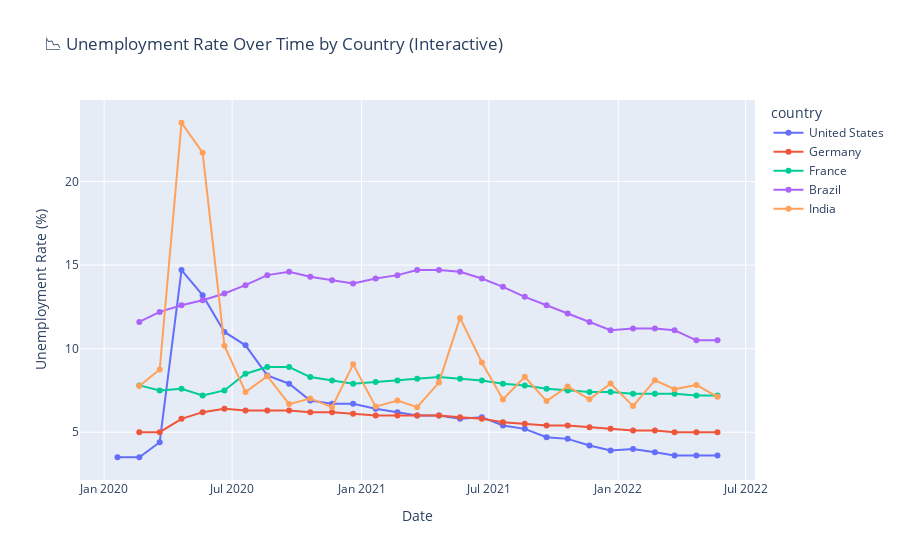
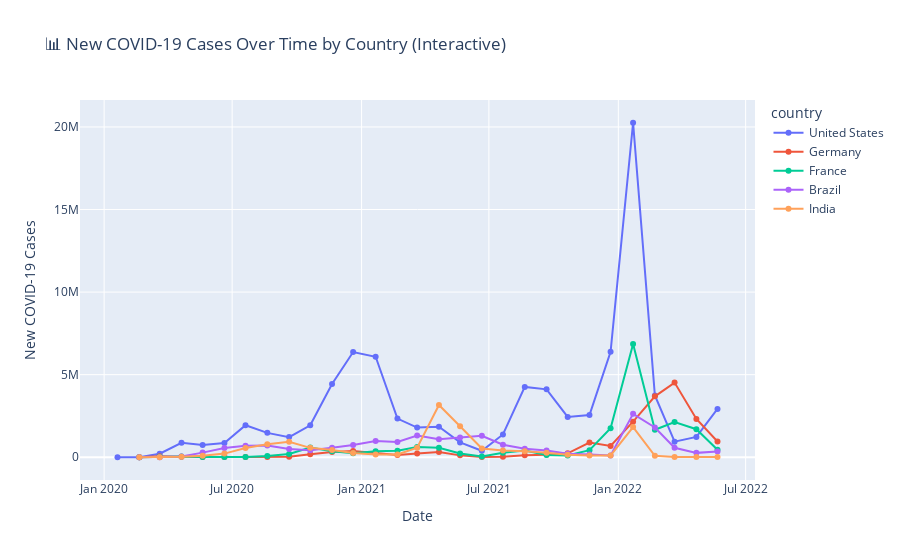
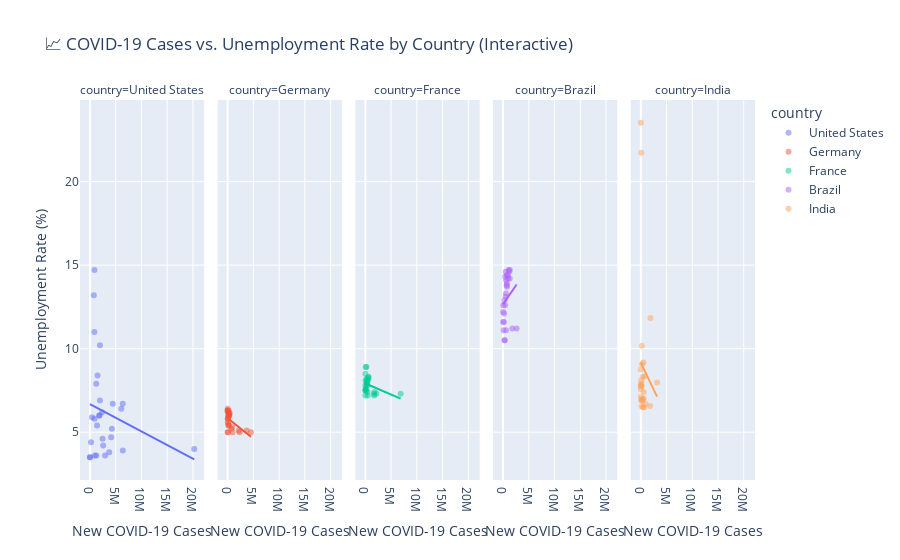

Notebook code for these charts, in order:
### Code cell
import pandas as pd
import seaborn as sns
import matplotlib.pyplot as plt
import plotly.express as px


# 📄 Load Excel data
df_covid_all = pd.read_excel("COVID-19 Project COVID Cases.xlsx")

# 🧼 Clean column names
df_covid_all.columns = df_covid_all.columns.str.strip().str.lower().str.replace(' ', '_')

# 🗓️ Convert date column
df_covid_all['date'] = pd.to_datetime(df_covid_all['date'], errors='coerce')

# 🔢 Ensure numeric types
df_covid_all['new_covid_cases'] = pd.to_numeric(df_covid_all['new_covid_cases'], errors='coerce')
df_covid_all['unemployment_rate'] = pd.to_numeric(df_covid_all['unemployment_rate'], errors='coerce')

# 📅 Extract year and month
df_covid_all['year'] = df_covid_all['date'].dt.year
df_covid_all['month'] = df_covid_all['date'].dt.month_name().str[:3]

# ------------------------------------------------------------------------------
# 📈 Static Line Plot: Unemployment Rate Over Time
plt.figure(figsize=(20, 10))
sns.lineplot(
    data=df_covid_all,
    x='date',
    y='unemployment_rate',
    hue='country',
    marker='o'
)
plt.title("📉 Unemployment Rate Over Time by Country")
plt.xlabel("Date")
plt.ylabel("Unemployment Rate (%)")
plt.xticks(rotation=45)
plt.grid(True)
plt.tight_layout()
plt.show()

# 🌐 Interactive Line Plot: Unemployment Rate
fig = px.line(
    df_covid_all,
    x='date',
    y='unemployment_rate',
    color='country',
    title='📉 Unemployment Rate Over Time by Country (Interactive)',
    markers=True,
    labels={'unemployment_rate': 'Unemployment Rate (%)', 'date': 'Date'}
)
fig.update_layout(xaxis_title='Date', yaxis_title='Unemployment Rate (%)')
fig.show()

# ------------------------------------------------------------------------------
# 📈 Static Line Plot: COVID-19 Cases Over Time
plt.figure(figsize=(20, 10))
sns.lineplot(
    data=df_covid_all,
    x='date',
    y='new_covid_cases',
    hue='country',
    marker='o'
)
plt.title("📊 New COVID-19 Cases Over Time by Country")
plt.xlabel("Date")
plt.ylabel("New COVID-19 Cases")
plt.xticks(rotation=45)
plt.grid(True)
plt.tight_layout()
plt.show()

# 🌐 Interactive Line Plot: COVID-19 Cases
fig = px.line(
    df_covid_all,
    x='date',
    y='new_covid_cases',
    color='country',
    title='📊 New COVID-19 Cases Over Time by Country (Interactive)',
    markers=True,
    labels={'new_covid_cases': 'New COVID-19 Cases', 'date': 'Date'}
)
fig.update_layout(xaxis_title='Date', yaxis_title='New COVID-19 Cases')
fig.show()

# ------------------------------------------------------------------------------
# 📉 Pearson Correlation Between COVID Cases & Unemployment Rate
print("📉 Pearson Correlation Between COVID Cases & Unemployment Rate:\n")
correlations = (
    df_covid_all.dropna(subset=['new_covid_cases', 'unemployment_rate'])
    .groupby('country', group_keys=False)
    .apply(lambda group: group['new_covid_cases'].corr(group['unemployment_rate']))
    .rename('correlation')
    .reset_index()
)
print(correlations)

# ------------------------------------------------------------------------------
# 📈 Static Scatter Plot with Regression Line by Country
g = sns.lmplot(
    data=df_covid_all,
    x='new_covid_cases',
    y='unemployment_rate',
    col='country',
    col_wrap=4,
    height=3,
    aspect=1.5,
    scatter_kws={'alpha': 0.5},
    line_kws={'color': 'red'}
)
g.set_titles('{col_name}')
g.fig.subplots_adjust(top=0.9)
g.fig.suptitle('📈 COVID-19 Cases vs. Unemployment Rate by Country')
plt.tight_layout()
plt.show()

# 🌐 Interactive Scatter Plot with Trendline
fig = px.scatter(
    df_covid_all,
    x='new_covid_cases',
    y='unemployment_rate',
    color='country',
    facet_col='country',
    facet_col_wrap=12,
    opacity=0.5,
    trendline='ols',
    title='📈 COVID-19 Cases vs. Unemployment Rate by Country (Interactive)',
    labels={
        'new_covid_cases': 'New COVID-19 Cases',
        'unemployment_rate': 'Unemployment Rate (%)'
    }
)
fig.show()

### Figure 1 — Plotly figure (JSON) as saved in the notebook; plotly's stock layout.template omitted (floating-point values rounded to 4 significant figures)
{"data": [{"hovertemplate": "country=United States<br>Date=%{x}<br>Unemployment Rate (%)=%{y}<extra></extra>", "legendgroup": "United States", "line": {"color": "#636efa", "dash": "solid"}, "marker": {"symbol": "circle"}, "mode": "lines+markers", "name": "United States", "orientation": "v", "showlegend": true, "type": "scatter", "x": ["2020-01-20T00:00:00", "2020-02-20T00:00:00", "2020-03-20T00:00:00", "2020-04-20T00:00:00", "2020-05-20T00:00:00", "2020-06-20T00:00:00", "2020-07-20T00:00:00", "2020-08-20T00:00:00", "2020-09-20T00:00:00", "2020-10-20T00:00:00", "2020-11-20T00:00:00", "2020-12-20T00:00:00", "2021-01-21T00:00:00", "2021-02-21T00:00:00", "2021-03-21T00:00:00", "2021-04-21T00:00:00", "2021-05-21T00:00:00", "2021-06-21T00:00:00", "2021-07-21T00:00:00", "2021-08-21T00:00:00", "2021-09-21T00:00:00", "2021-10-21T00:00:00", "2021-11-21T00:00:00", "2021-12-21T00:00:00", "2022-01-22T00:00:00", "2022-02-22T00:00:00", "2022-03-22T00:00:00", "2022-04-22T00:00:00", "2022-05-22T00:00:00"], "xaxis": "x", "y": [3.5, 3.5, 4.4, 14.7, 13.2, 11, 10.2, 8.4, 7.9, 6.9, 6.7, 6.7, 6.4, 6.2, 6, 6, 5.8, 5.9, 5.4, 5.2, 4.7, 4.6, 4.2, 3.9, 4, 3.8, 3.6, 3.6, 3.6], "yaxis": "y"}, {"hovertemplate": "country=Germany<br>Date=%{x}<br>Unemployment Rate (%)=%{y}<extra></extra>", "legendgroup": "Germany", "line": {"color": "#EF553B", "dash": "solid"}, "marker": {"symbol": "circle"}, "mode": "lines+markers", "name": "Germany", "orientation": "v", "showlegend": true, "type": "scatter", "x": ["2020-02-20T00:00:00", "2020-03-20T00:00:00", "2020-04-20T00:00:00", "2020-05-20T00:00:00", "2020-06-20T00:00:00", "2020-07-20T00:00:00", "2020-08-20T00:00:00", "2020-09-20T00:00:00", "2020-10-20T00:00:00", "2020-11-20T00:00:00", "2020-12-20T00:00:00", "2021-01-21T00:00:00", "2021-02-21T00:00:00", "2021-03-21T00:00:00", "2021-04-21T00:00:00", "2021-05-21T00:00:00", "2021-06-21T00:00:00", "2021-07-21T00:00:00", "2021-08-21T00:00:00", "2021-09-21T00:00:00", "2021-10-21T00:00:00", "2021-11-21T00:00:00", "2021-12-21T00:00:00", "2022-01-22T00:00:00", "2022-02-22T00:00:00", "2022-03-22T00:00:00", "2022-04-22T00:00:00", "2022-05-22T00:00:00"], "xaxis": "x", "y": [5, 5, 5.8, 6.2, 6.4, 6.3, 6.3, 6.3, 6.2, 6.2, 6.1, 6, 6, 6, 6, 5.9, 5.8, 5.6, 5.5, 5.4, 5.4, 5.3, 5.2, 5.1, 5.1, 5, 5, 5], "yaxis": "y"}, {"hovertemplate": "country=France<br>Date=%{x}<br>Unemployment Rate (%)=%{y}<extra></extra>", "legendgroup": "France", "line": {"color": "#00cc96", "dash": "solid"}, "marker": {"symbol": "circle"}, "mode": "lines+markers", "name": "France", "orientation": "v", "showlegend": true, "type": "scatter", "x": ["2020-02-20T00:00:00", "2020-03-20T00:00:00", "2020-04-20T00:00:00", "2020-05-20T00:00:00", "2020-06-20T00:00:00", "2020-07-20T00:00:00", "2020-08-20T00:00:00", "2020-09-20T00:00:00", "2020-10-20T00:00:00", "2020-11-20T00:00:00", "2020-12-20T00:00:00", "2021-01-21T00:00:00", "2021-02-21T00:00:00", "2021-03-21T00:00:00", "2021-04-21T00:00:00", "2021-05-21T00:00:00", "2021-06-21T00:00:00", "2021-07-21T00:00:00", "2021-08-21T00:00:00", "2021-09-21T00:00:00", "2021-10-21T00:00:00", "2021-11-21T00:00:00", "2021-12-21T00:00:00", "2022-01-22T00:00:00", "2022-02-22T00:00:00", "2022-03-22T00:00:00", "2022-04-22T00:00:00", "2022-05-22T00:00:00"], "xaxis": "x", "y": [7.8, 7.5, 7.6, 7.2, 7.5, 8.5, 8.9, 8.9, 8.3, 8.1, 7.9, 8, 8.1, 8.2, 8.3, 8.2, 8.1, 7.9, 7.8, 7.6, 7.5, 7.4, 7.4, 7.3, 7.3, 7.3, 7.2, 7.2], "yaxis": "y"}, {"hovertemplate": "country=Brazil<br>Date=%{x}<br>Unemployment Rate (%)=%{y}<extra></extra>", "legendgroup": "Brazil", "line": {"color": "#ab63fa", "dash": "solid"}, "marker": {"symbol": "circle"}, "mode": "lines+markers", "name": "Brazil", "orientation": "v", "showlegend": true, "type": "scatter", "x": ["2020-02-20T00:00:00", "2020-03-20T00:00:00", "2020-04-20T00:00:00", "2020-05-20T00:00:00", "2020-06-20T00:00:00", "2020-07-20T00:00:00", "2020-08-20T00:00:00", "2020-09-20T00:00:00", "2020-10-20T00:00:00", "2020-11-20T00:00:00", "2020-12-20T00:00:00", "2021-01-21T00:00:00", "2021-02-21T00:00:00", "2021-03-21T00:00:00", "2021-04-21T00:00:00", "2021-05-21T00:00:00", "2021-06-21T00:00:00", "2021-07-21T00:00:00", "2021-08-21T00:00:00", "2021-09-21T00:00:00", "2021-10-21T00:00:00", "2021-11-21T00:00:00", "2021-12-21T00:00:00", "2022-01-22T00:00:00", "2022-02-22T00:00:00", "2022-03-22T00:00:00", "2022-04-22T00:00:00", "2022-05-22T00:00:00"], "xaxis": "x", "y": [11.6, 12.2, 12.6, 12.9, 13.3, 13.8, 14.4, 14.6, 14.3, 14.1, 13.9, 14.2, 14.4, 14.7, 14.7, 14.6, 14.2, 13.7, 13.1, 12.6, 12.1, 11.6, 11.1, 11.2, 11.2, 11.1, 10.5, 10.5], "yaxis": "y"}, {"hovertemplate": "country=India<br>Date=%{x}<br>Unemployment Rate (%)=%{y}<extra></extra>", "legendgroup": "India", "line": {"color": "#FFA15A", "dash": "solid"}, "marker": {"symbol": "circle"}, "mode": "lines+markers", "name": "India", "orientation": "v", "showlegend": true, "type": "scatter", "x": ["2020-02-20T00:00:00", "2020-03-20T00:00:00", "2020-04-20T00:00:00", "2020-05-20T00:00:00", "2020-06-20T00:00:00", "2020-07-20T00:00:00", "2020-08-20T00:00:00", "2020-09-20T00:00:00", "2020-10-20T00:00:00", "2020-11-20T00:00:00", "2020-12-20T00:00:00", "2021-01-21T00:00:00", "2021-02-21T00:00:00", "2021-03-21T00:00:00", "2021-04-21T00:00:00", "2021-05-21T00:00:00", "2021-06-21T00:00:00", "2021-07-21T00:00:00", "2021-08-21T00:00:00", "2021-09-21T00:00:00", "2021-10-21T00:00:00", "2021-11-21T00:00:00", "2021-12-21T00:00:00", "2022-01-22T00:00:00", "2022-02-22T00:00:00", "2022-03-22T00:00:00", "2022-04-22T00:00:00", "2022-05-22T00:00:00"], "xaxis": "x", "y": [7.76, 8.75, 23.52, 21.73, 10.18, 7.4, 8.35, 6.68, 7.02, 6.5, 9.06, 6.53, 6.89, 6.5, 7.97, 11.84, 9.17, 6.96, 8.32, 6.86, 7.74, 6.97, 7.91, 6.56, 8.11, 7.57, 7.83, 7.12], "yaxis": "y"}], "layout": {"autosize": true, "legend": {"title": {"text": "country"}, "tracegroupgap": 0}, "title": {"text": "📉 Unemployment Rate Over Time by Country (Interactive)"}, "xaxis": {"anchor": "y", "autorange": true, "domain": [0, 1], "range": ["2019-11-30 21:49:27.8449", "2022-07-11 02:10:32.1551"], "title": {"text": "Date"}, "type": "date"}, "yaxis": {"anchor": "x", "autorange": true, "domain": [0, 1], "range": [1.848, 25.17], "title": {"text": "Unemployment Rate (%)"}, "type": "linear"}}}

### Figure 2 — Plotly figure (JSON) as saved in the notebook; plotly's stock layout.template omitted (floating-point values rounded to 4 significant figures)
{"data": [{"hovertemplate": "country=United States<br>Date=%{x}<br>New COVID-19 Cases=%{y}<extra></extra>", "legendgroup": "United States", "line": {"color": "#636efa", "dash": "solid"}, "marker": {"symbol": "circle"}, "mode": "lines+markers", "name": "United States", "orientation": "v", "showlegend": true, "type": "scatter", "x": ["2020-01-20T00:00:00", "2020-02-20T00:00:00", "2020-03-20T00:00:00", "2020-04-20T00:00:00", "2020-05-20T00:00:00", "2020-06-20T00:00:00", "2020-07-20T00:00:00", "2020-08-20T00:00:00", "2020-09-20T00:00:00", "2020-10-20T00:00:00", "2020-11-20T00:00:00", "2020-12-20T00:00:00", "2021-01-21T00:00:00", "2021-02-21T00:00:00", "2021-03-21T00:00:00", "2021-04-21T00:00:00", "2021-05-21T00:00:00", "2021-06-21T00:00:00", "2021-07-21T00:00:00", "2021-08-21T00:00:00", "2021-09-21T00:00:00", "2021-10-21T00:00:00", "2021-11-21T00:00:00", "2021-12-21T00:00:00", "2022-01-22T00:00:00", "2022-02-22T00:00:00", "2022-03-22T00:00:00", "2022-04-22T00:00:00", "2022-05-22T00:00:00"], "xaxis": "x", "y": [4, 66, 212389, 876474, 744093, 860835, 1938182, 1476706, 1219530, 1935069, 4432106, 6370138, 6085380, 2342392, 1795978, 1845164, 898770, 393268, 1381719, 4257424, 4110987, 2443916, 2561004, 6380428, 20253672, 3740550, 945029, 1231402, 2923829], "yaxis": "y"}, {"hovertemplate": "country=Germany<br>Date=%{x}<br>New COVID-19 Cases=%{y}<extra></extra>", "legendgroup": "Germany", "line": {"color": "#EF553B", "dash": "solid"}, "marker": {"symbol": "circle"}, "mode": "lines+markers", "name": "Germany", "orientation": "v", "showlegend": true, "type": "scatter", "x": ["2020-02-20T00:00:00", "2020-03-20T00:00:00", "2020-04-20T00:00:00", "2020-05-20T00:00:00", "2020-06-20T00:00:00", "2020-07-20T00:00:00", "2020-08-20T00:00:00", "2020-09-20T00:00:00", "2020-10-20T00:00:00", "2020-11-20T00:00:00", "2020-12-20T00:00:00", "2021-01-21T00:00:00", "2021-02-21T00:00:00", "2021-03-21T00:00:00", "2021-04-21T00:00:00", "2021-05-21T00:00:00", "2021-06-21T00:00:00", "2021-07-21T00:00:00", "2021-08-21T00:00:00", "2021-09-21T00:00:00", "2021-10-21T00:00:00", "2021-11-21T00:00:00", "2021-12-21T00:00:00", "2022-01-22T00:00:00", "2022-02-22T00:00:00", "2022-03-22T00:00:00", "2022-04-22T00:00:00", "2022-05-22T00:00:00"], "xaxis": "x", "y": [58, 54933, 32860, 9662, 7653, 9114, 15494, 27313, 175480, 316723, 383871, 247716, 131020, 231217, 320547, 113747, 21057, 30519, 122120, 147031, 236199, 885986, 680692, 2155417, 3690002, 4520855, 2317800, 955025], "yaxis": "y"}, {"hovertemplate": "country=France<br>Date=%{x}<br>New COVID-19 Cases=%{y}<extra></extra>", "legendgroup": "France", "line": {"color": "#00cc96", "dash": "solid"}, "marker": {"symbol": "circle"}, "mode": "lines+markers", "name": "France", "orientation": "v", "showlegend": true, "type": "scatter", "x": ["2020-02-20T00:00:00", "2020-03-20T00:00:00", "2020-04-20T00:00:00", "2020-05-20T00:00:00", "2020-06-20T00:00:00", "2020-07-20T00:00:00", "2020-08-20T00:00:00", "2020-09-20T00:00:00", "2020-10-20T00:00:00", "2020-11-20T00:00:00", "2020-12-20T00:00:00", "2021-01-21T00:00:00", "2021-02-21T00:00:00", "2021-03-21T00:00:00", "2021-04-21T00:00:00", "2021-05-21T00:00:00", "2021-06-21T00:00:00", "2021-07-21T00:00:00", "2021-08-21T00:00:00", "2021-09-21T00:00:00", "2021-10-21T00:00:00", "2021-11-21T00:00:00", "2021-12-21T00:00:00", "2022-01-22T00:00:00", "2022-02-22T00:00:00", "2022-03-22T00:00:00", "2022-04-22T00:00:00", "2022-05-22T00:00:00"], "xaxis": "x", "y": [80, 34414, 46925, 11399, 9072, 15481, 70543, 196689, 593706, 369338, 246371, 370331, 389080, 613828, 574223, 224068, 47319, 275507, 406629, 130361, 109234, 431349, 1757767, 6852832, 1662944, 2136503, 1697849, 457654], "yaxis": "y"}, {"hovertemplate": "country=Brazil<br>Date=%{x}<br>New COVID-19 Cases=%{y}<extra></extra>", "legendgroup": "Brazil", "line": {"color": "#ab63fa", "dash": "solid"}, "marker": {"symbol": "circle"}, "mode": "lines+markers", "name": "Brazil", "orientation": "v", "showlegend": true, "type": "scatter", "x": ["2020-02-20T00:00:00", "2020-03-20T00:00:00", "2020-04-20T00:00:00", "2020-05-20T00:00:00", "2020-06-20T00:00:00", "2020-07-20T00:00:00", "2020-08-20T00:00:00", "2020-09-20T00:00:00", "2020-10-20T00:00:00", "2020-11-20T00:00:00", "2020-12-20T00:00:00", "2021-01-21T00:00:00", "2021-02-21T00:00:00", "2021-03-21T00:00:00", "2021-04-21T00:00:00", "2021-05-21T00:00:00", "2021-06-21T00:00:00", "2021-07-21T00:00:00", "2021-08-21T00:00:00", "2021-09-21T00:00:00", "2021-10-21T00:00:00", "2021-11-21T00:00:00", "2021-12-21T00:00:00", "2022-01-22T00:00:00", "2022-02-22T00:00:00", "2022-03-22T00:00:00", "2022-04-22T00:00:00", "2022-05-22T00:00:00"], "xaxis": "x", "y": [2, 5420, 43950, 281216, 564211, 698738, 703905, 503190, 418325, 581773, 740028, 985559, 923582, 1310334, 1096085, 1189188, 1302169, 758312, 509065, 405134, 206223, 166206, 100567, 2630298, 1801804, 577204, 265481, 340920], "yaxis": "y"}, {"hovertemplate": "country=India<br>Date=%{x}<br>New COVID-19 Cases=%{y}<extra></extra>", "legendgroup": "India", "line": {"color": "#FFA15A", "dash": "solid"}, "marker": {"symbol": "circle"}, "mode": "lines+markers", "name": "India", "orientation": "v", "showlegend": true, "type": "scatter", "x": ["2020-02-20T00:00:00", "2020-03-20T00:00:00", "2020-04-20T00:00:00", "2020-05-20T00:00:00", "2020-06-20T00:00:00", "2020-07-20T00:00:00", "2020-08-20T00:00:00", "2020-09-20T00:00:00", "2020-10-20T00:00:00", "2020-11-20T00:00:00", "2020-12-20T00:00:00", "2021-01-21T00:00:00", "2021-02-21T00:00:00", "2021-03-21T00:00:00", "2021-04-21T00:00:00", "2021-05-21T00:00:00", "2021-06-21T00:00:00", "2021-07-21T00:00:00", "2021-08-21T00:00:00", "2021-09-21T00:00:00", "2021-10-21T00:00:00", "2021-11-21T00:00:00", "2021-12-21T00:00:00", "2022-01-22T00:00:00", "2022-02-22T00:00:00", "2022-03-22T00:00:00", "2022-04-22T00:00:00", "2022-05-22T00:00:00"], "xaxis": "x", "y": [0, 1116, 24636, 93265, 220239, 564086, 783619, 939373, 568847, 445544, 255424, 167188, 166736, 581540, 3167578, 1880499, 532681, 408854, 370247, 274670, 158718, 101988, 108802, 1826205, 87178, 12997, 19092, 18920], "yaxis": "y"}], "layout": {"autosize": true, "legend": {"title": {"text": "country"}, "tracegroupgap": 0}, "title": {"text": "📊 New COVID-19 Cases Over Time by Country (Interactive)"}, "xaxis": {"anchor": "y", "autorange": true, "domain": [0, 1], "range": ["2019-11-30 21:49:27.8449", "2022-07-11 02:10:32.1551"], "title": {"text": "Date"}, "type": "date"}, "yaxis": {"anchor": "x", "autorange": true, "domain": [0, 1], "range": [-1671000.0, 21930000.0], "title": {"text": "New COVID-19 Cases"}, "type": "linear"}}}

### Figure 3 — Plotly figure (JSON) as saved in the notebook; plotly's stock layout.template omitted (floating-point values rounded to 4 significant figures)
{"data": [{"hovertemplate": "country=United States<br>New COVID-19 Cases=%{x}<br>Unemployment Rate (%)=%{y}<extra></extra>", "legendgroup": "United States", "marker": {"color": "#636efa", "opacity": 0.5, "symbol": "circle"}, "mode": "markers", "name": "United States", "orientation": "v", "showlegend": true, "type": "scatter", "x": [4, 66, 212389, 876474, 744093, 860835, 1938182, 1476706, 1219530, 1935069, 4432106, 6370138, 6085380, 2342392, 1795978, 1845164, 898770, 393268, 1381719, 4257424, 4110987, 2443916, 2561004, 6380428, 20253672, 3740550, 945029, 1231402, 2923829], "xaxis": "x", "y": [3.5, 3.5, 4.4, 14.7, 13.2, 11, 10.2, 8.4, 7.9, 6.9, 6.7, 6.7, 6.4, 6.2, 6, 6, 5.8, 5.9, 5.4, 5.2, 4.7, 4.6, 4.2, 3.9, 4, 3.8, 3.6, 3.6, 3.6], "yaxis": "y"}, {"hovertemplate": "<b>OLS trendline</b><br>unemployment_rate = -1.62796e-07 * new_covid_cases + 6.67652<br>R<sup>2</sup>=0.046203<br><br>country=United States<br>New COVID-19 Cases=%{x}<br>Unemployment Rate (%)=%{y} <b>(trend)</b><extra></extra>", "legendgroup": "United States", "marker": {"color": "#636efa", "symbol": "circle"}, "mode": "lines", "name": "United States", "showlegend": false, "type": "scatter", "x": [4, 66, 212389, 393268, 744093, 860835, 876474, 898770, 945029, 1219530, 1231402, 1381719, 1476706, 1795978, 1845164, 1935069, 1938182, 2342392, 2443916, 2561004, 2923829, 3740550, 4110987, 4257424, 4432106, 6085380, 6370138, 6380428, 20253672], "xaxis": "x", "y": [6.677, 6.677, 6.642, 6.612, 6.555, 6.536, 6.534, 6.53, 6.523, 6.478, 6.476, 6.452, 6.436, 6.384, 6.376, 6.361, 6.361, 6.295, 6.279, 6.26, 6.201, 6.068, 6.007, 5.983, 5.955, 5.686, 5.639, 5.638, 3.379], "yaxis": "y"}, {"hovertemplate": "country=Germany<br>New COVID-19 Cases=%{x}<br>Unemployment Rate (%)=%{y}<extra></extra>", "legendgroup": "Germany", "marker": {"color": "#EF553B", "opacity": 0.5, "symbol": "circle"}, "mode": "markers", "name": "Germany", "orientation": "v", "showlegend": true, "type": "scatter", "x": [58, 54933, 32860, 9662, 7653, 9114, 15494, 27313, 175480, 316723, 383871, 247716, 131020, 231217, 320547, 113747, 21057, 30519, 122120, 147031, 236199, 885986, 680692, 2155417, 3690002, 4520855, 2317800, 955025], "xaxis": "x2", "y": [5, 5, 5.8, 6.2, 6.4, 6.3, 6.3, 6.3, 6.2, 6.2, 6.1, 6, 6, 6, 6, 5.9, 5.8, 5.6, 5.5, 5.4, 5.4, 5.3, 5.2, 5.1, 5.1, 5, 5, 5], "yaxis": "y2"}, {"hovertemplate": "<b>OLS trendline</b><br>unemployment_rate = -2.47151e-07 * new_covid_cases + 5.83961<br>R<sup>2</sup>=0.323519<br><br>country=Germany<br>New COVID-19 Cases=%{x}<br>Unemployment Rate (%)=%{y} <b>(trend)</b><extra></extra>", "legendgroup": "Germany", "marker": {"color": "#EF553B", "symbol": "circle"}, "mode": "lines", "name": "Germany", "showlegend": false, "type": "scatter", "x": [58, 7653, 9114, 9662, 15494, 21057, 27313, 30519, 32860, 54933, 113747, 122120, 131020, 147031, 175480, 231217, 236199, 247716, 316723, 320547, 383871, 680692, 885986, 955025, 2155417, 2317800, 3690002, 4520855], "xaxis": "x2", "y": [5.84, 5.838, 5.837, 5.837, 5.836, 5.834, 5.833, 5.832, 5.831, 5.826, 5.812, 5.809, 5.807, 5.803, 5.796, 5.782, 5.781, 5.778, 5.761, 5.76, 5.745, 5.671, 5.621, 5.604, 5.307, 5.267, 4.928, 4.722], "yaxis": "y2"}, {"hovertemplate": "country=France<br>New COVID-19 Cases=%{x}<br>Unemployment Rate (%)=%{y}<extra></extra>", "legendgroup": "France", "marker": {"color": "#00cc96", "opacity": 0.5, "symbol": "circle"}, "mode": "markers", "name": "France", "orientation": "v", "showlegend": true, "type": "scatter", "x": [80, 34414, 46925, 11399, 9072, 15481, 70543, 196689, 593706, 369338, 246371, 370331, 389080, 613828, 574223, 224068, 47319, 275507, 406629, 130361, 109234, 431349, 1757767, 6852832, 1662944, 2136503, 1697849, 457654], "xaxis": "x3", "y": [7.8, 7.5, 7.6, 7.2, 7.5, 8.5, 8.9, 8.9, 8.3, 8.1, 7.9, 8, 8.1, 8.2, 8.3, 8.2, 8.1, 7.9, 7.8, 7.6, 7.5, 7.4, 7.4, 7.3, 7.3, 7.3, 7.2, 7.2], "yaxis": "y3"}, {"hovertemplate": "<b>OLS trendline</b><br>unemployment_rate = -1.3179e-07 * new_covid_cases + 7.9143<br>R<sup>2</sup>=0.129112<br><br>country=France<br>New COVID-19 Cases=%{x}<br>Unemployment Rate (%)=%{y} <b>(trend)</b><extra></extra>", "legendgroup": "France", "marker": {"color": "#00cc96", "symbol": "circle"}, "mode": "lines", "name": "France", "showlegend": false, "type": "scatter", "x": [80, 9072, 11399, 15481, 34414, 46925, 47319, 70543, 109234, 130361, 196689, 224068, 246371, 275507, 369338, 370331, 389080, 406629, 431349, 457654, 574223, 593706, 613828, 1662944, 1697849, 1757767, 2136503, 6852832], "xaxis": "x3", "y": [7.914, 7.913, 7.913, 7.912, 7.91, 7.908, 7.908, 7.905, 7.9, 7.897, 7.888, 7.885, 7.882, 7.878, 7.866, 7.865, 7.863, 7.861, 7.857, 7.854, 7.839, 7.836, 7.833, 7.695, 7.691, 7.683, 7.633, 7.011], "yaxis": "y3"}, {"hovertemplate": "country=Brazil<br>New COVID-19 Cases=%{x}<br>Unemployment Rate (%)=%{y}<extra></extra>", "legendgroup": "Brazil", "marker": {"color": "#ab63fa", "opacity": 0.5, "symbol": "circle"}, "mode": "markers", "name": "Brazil", "orientation": "v", "showlegend": true, "type": "scatter", "x": [2, 5420, 43950, 281216, 564211, 698738, 703905, 503190, 418325, 581773, 740028, 985559, 923582, 1310334, 1096085, 1189188, 1302169, 758312, 509065, 405134, 206223, 166206, 100567, 2630298, 1801804, 577204, 265481, 340920], "xaxis": "x4", "y": [11.6, 12.2, 12.6, 12.9, 13.3, 13.8, 14.4, 14.6, 14.3, 14.1, 13.9, 14.2, 14.4, 14.7, 14.7, 14.6, 14.2, 13.7, 13.1, 12.6, 12.1, 11.6, 11.1, 11.2, 11.2, 11.1, 10.5, 10.5], "yaxis": "y4"}, {"hovertemplate": "<b>OLS trendline</b><br>unemployment_rate = 4.43935e-07 * new_covid_cases + 12.6685<br>R<sup>2</sup>=0.033519<br><br>country=Brazil<br>New COVID-19 Cases=%{x}<br>Unemployment Rate (%)=%{y} <b>(trend)</b><extra></extra>", "legendgroup": "Brazil", "marker": {"color": "#ab63fa", "symbol": "circle"}, "mode": "lines", "name": "Brazil", "showlegend": false, "type": "scatter", "x": [2, 5420, 43950, 100567, 166206, 206223, 265481, 281216, 340920, 405134, 418325, 503190, 509065, 564211, 577204, 581773, 698738, 703905, 740028, 758312, 923582, 985559, 1096085, 1189188, 1302169, 1310334, 1801804, 2630298], "xaxis": "x4", "y": [12.67, 12.67, 12.69, 12.71, 12.74, 12.76, 12.79, 12.79, 12.82, 12.85, 12.85, 12.89, 12.89, 12.92, 12.92, 12.93, 12.98, 12.98, 13.0, 13.01, 13.08, 13.11, 13.16, 13.2, 13.25, 13.25, 13.47, 13.84], "yaxis": "y4"}, {"hovertemplate": "country=India<br>New COVID-19 Cases=%{x}<br>Unemployment Rate (%)=%{y}<extra></extra>", "legendgroup": "India", "marker": {"color": "#FFA15A", "opacity": 0.5, "symbol": "circle"}, "mode": "markers", "name": "India", "orientation": "v", "showlegend": true, "type": "scatter", "x": [0, 1116, 24636, 93265, 220239, 564086, 783619, 939373, 568847, 445544, 255424, 167188, 166736, 581540, 3167578, 1880499, 532681, 408854, 370247, 274670, 158718, 101988, 108802, 1826205, 87178, 12997, 19092, 18920], "xaxis": "x5", "y": [7.76, 8.75, 23.52, 21.73, 10.18, 7.4, 8.35, 6.68, 7.02, 6.5, 9.06, 6.53, 6.89, 6.5, 7.97, 11.84, 9.17, 6.96, 8.32, 6.86, 7.74, 6.97, 7.91, 6.56, 8.11, 7.57, 7.83, 7.12], "yaxis": "y5"}, {"hovertemplate": "<b>OLS trendline</b><br>unemployment_rate = -6.42792e-07 * new_covid_cases + 9.16635<br>R<sup>2</sup>=0.012589<br><br>country=India<br>New COVID-19 Cases=%{x}<br>Unemployment Rate (%)=%{y} <b>(trend)</b><extra></extra>", "legendgroup": "India", "marker": {"color": "#FFA15A", "symbol": "circle"}, "mode": "lines", "name": "India", "showlegend": false, "type": "scatter", "x": [0, 1116, 12997, 18920, 19092, 24636, 87178, 93265, 101988, 108802, 158718, 166736, 167188, 220239, 255424, 274670, 370247, 408854, 445544, 532681, 564086, 568847, 581540, 783619, 939373, 1826205, 1880499, 3167578], "xaxis": "x5", "y": [9.166, 9.166, 9.158, 9.154, 9.154, 9.151, 9.11, 9.106, 9.101, 9.096, 9.064, 9.059, 9.059, 9.025, 9.002, 8.99, 8.928, 8.904, 8.88, 8.824, 8.804, 8.801, 8.793, 8.663, 8.563, 7.992, 7.958, 7.13], "yaxis": "y5"}], "layout": {"annotations": [{"font": {}, "showarrow": false, "text": "country=United States", "x": 0.092, "xanchor": "center", "xref": "paper", "y": 1, "yanchor": "bottom", "yref": "paper"}, {"font": {}, "showarrow": false, "text": "country=Germany", "x": 0.296, "xanchor": "center", "xref": "paper", "y": 1, "yanchor": "bottom", "yref": "paper"}, {"font": {}, "showarrow": false, "text": "country=France", "x": 0.5, "xanchor": "center", "xref": "paper", "y": 1, "yanchor": "bottom", "yref": "paper"}, {"font": {}, "showarrow": false, "text": "country=Brazil", "x": 0.704, "xanchor": "center", "xref": "paper", "y": 1, "yanchor": "bottom", "yref": "paper"}, {"font": {}, "showarrow": false, "text": "country=India", "x": 0.908, "xanchor": "center", "xref": "paper", "y": 1, "yanchor": "bottom", "yref": "paper"}], "autosize": true, "legend": {"title": {"text": "country"}, "tracegroupgap": 0}, "title": {"text": "📈 COVID-19 Cases vs. Unemployment Rate by Country (Interactive)"}, "xaxis": {"anchor": "y", "autorange": true, "domain": [0, 0.184], "range": [-1483000.0, 21740000.0], "title": {"text": "New COVID-19 Cases"}, "type": "linear"}, "xaxis2": {"anchor": "y2", "autorange": true, "domain": [0.204, 0.388], "matches": "x", "range": [-1483000.0, 21740000.0], "title": {"text": "New COVID-19 Cases"}, "type": "linear"}, "xaxis3": {"anchor": "y3", "autorange": true, "domain": [0.408, 0.592], "matches": "x", "range": [-1483000.0, 21740000.0], "title": {"text": "New COVID-19 Cases"}, "type": "linear"}, "xaxis4": {"anchor": "y4", "autorange": true, "domain": [0.612, 0.796], "matches": "x", "range": [-1483000.0, 21740000.0], "title": {"text": "New COVID-19 Cases"}, "type": "linear"}, "xaxis5": {"anchor": "y5", "autorange": true, "domain": [0.816, 1], "matches": "x", "range": [-1483000.0, 21740000.0], "title": {"text": "New COVID-19 Cases"}, "type": "linear"}, "yaxis": {"anchor": "x", "autorange": true, "domain": [0, 1], "range": [1.848, 25.17], "title": {"text": "Unemployment Rate (%)"}, "type": "linear"}, "yaxis2": {"anchor": "x2", "autorange": true, "domain": [0, 1], "matches": "y", "range": [1.848, 25.17], "showticklabels": false, "type": "linear"}, "yaxis3": {"anchor": "x3", "autorange": true, "domain": [0, 1], "matches": "y", "range": [1.848, 25.17], "showticklabels": false, "type": "linear"}, "yaxis4": {"anchor": "x4", "autorange": true, "domain": [0, 1], "matches": "y", "range": [1.848, 25.17], "showticklabels": false, "type": "linear"}, "yaxis5": {"anchor": "x5", "autorange": true, "domain": [0, 1], "matches": "y", "range": [1.848, 25.17], "showticklabels": false, "type": "linear"}}}
